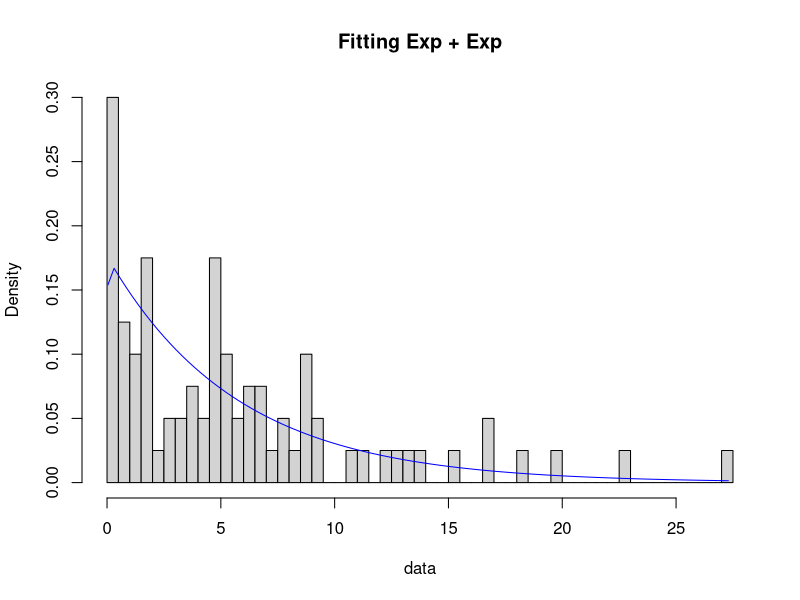

Reproduce this figure in R.
pannes = read.csv(
    file = "FailureTimes_5.csv",
    header = TRUE,
    sep = ",",
    dec = ".",
    colClasses = c("NULL", NA)
);
scale = 1000;
data = pannes$Heures / scale;
N = length(data);
library(stats4);
nle_expExp = function(
    lambda
   , muy
) {
    -(N * log(lambda) + N * log(muy)
       + sum(log(
           (exp(-lambda * data) - exp(-muy * data))
           / (muy - lambda)
           )));
}
# fitting
fit_expExp = mle(nle_expExp,
          start = list(
              lambda = 2,
              muy = 1
          ));
summary(fit_expExp);
lambda = fit_expExp@fullcoef["lambda"];
muy = fit_expExp@fullcoef["muy"];
f_expExp = function(x) {
    lambda * muy * (exp(-lambda * x) - exp(-muy * x)) / (muy - lambda);
}
h_expExp = hist(data,
                breaks = 40,
                probability = TRUE,
                main = "Fitting Exp + Exp"
);
curve(f_expExp,
      add = TRUE,
      col = "blue",
      from = min(data),
      to = max(data)
      );
